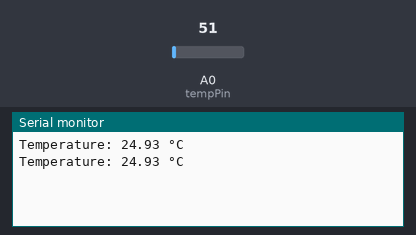
Bench run of a sketch on a simulated Arduino Uno, built with avr-gcc and run on an emulated ATmega328P. Shown: the last lines printed to the serial monitor. The test bench sets the inputs (shaded band); at power-on: A0 (tempPin) = 51.

Above: at 1.8 s.
1.9 s: A0 (tempPin) set to 61
At 2.8 s:
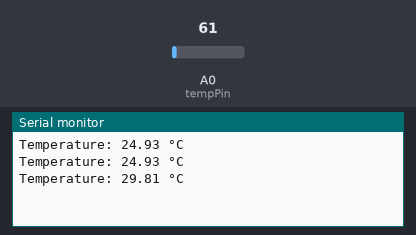
3.4 s: A0 (tempPin) set to 71
At 4.7 s:
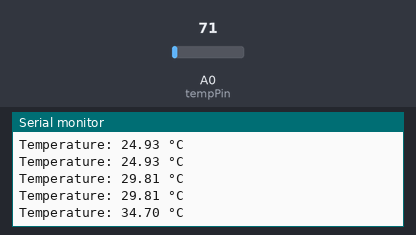
Timing chart, 0 to 6.4 s (numbered marks = the images above; inputs shaded):
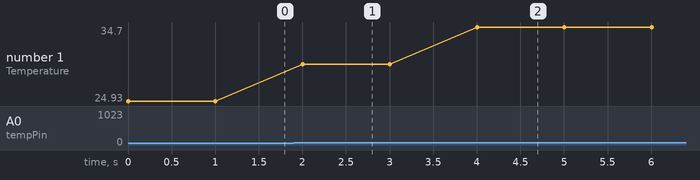

The sketch:

3_Temperature_Sensor_LM35.ino
```cpp
// -------------------------------------------------------
// Program: Temperature Sensor (LM35)
// Description: This program reads the temperature from an
// LM35 sensor connected to analog pin A0 and displays the
// temperature in °C on the Serial Monitor.
// -------------------------------------------------------

int tempPin = A0; // Pin where the LM35 sensor is connected

void setup() {
  Serial.begin(9600); // Start serial communication
}

void loop() {
  int reading = analogRead(tempPin); // Read the analog value
  float voltage = reading * (5.0 / 1023.0); // Convert to voltage
  float temperature = voltage * 100; // Convert to temperature (°C)

  Serial.print("Temperature: ");
  Serial.print(temperature);
  Serial.println(" °C");

  delay(1000); // Wait 1 second before next reading
}
```

Measured:
- after the input at 1.9 s, the serial monitor: prints a new line after 0.10 s (image 1)
- after the input at 3.4 s, the serial monitor: prints a new line after 0.60 s (image 2)
- plotted number 1: 24.93 → 29.81 after the input at 1.9 s, 29.81 → 34.7 after the input at 3.4 s
